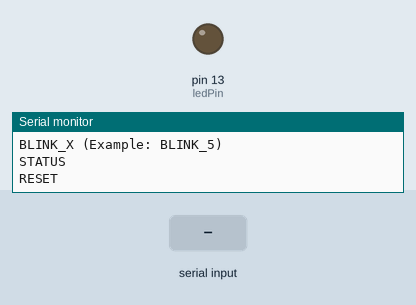
A sketch run on a simulated Arduino Uno, built with avr-gcc and run on an emulated ATmega328P. On the bench: output pins drawn as LEDs (lit = HIGH), the last lines printed to the serial monitor. Inputs (shaded band) come from the test bench.

Above: at 1.2 s.
1.3 s: "LED_ON\n" received over Serial
At 2.2 s:
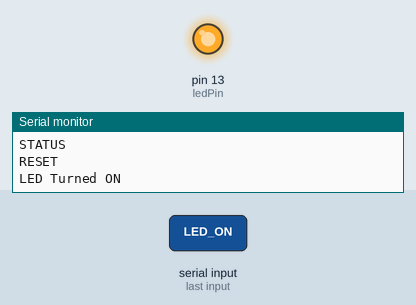
2.8 s: "LED_OFF\n" received over Serial
At 3.4 s:
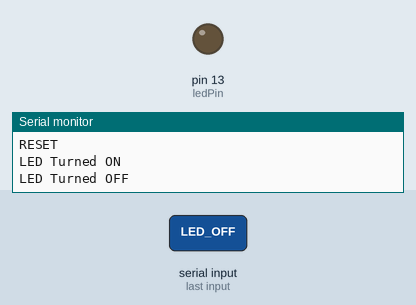
Timing chart, 0 to 5.8 s (numbered marks = the images above; inputs shaded):
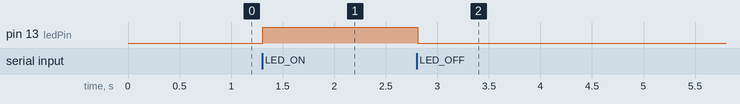

Measured:
- after the input at 1.3 s, pin 13 (ledPin): LOW → HIGH at once
- after the input at 2.8 s, pin 13 (ledPin): HIGH → LOW at once

The sketch:

serialcommandinterface.ino
```cpp
/*
-------------------------------------------------------
Project : Serial Command Controlled LED
Author  : Lakshay Sharma

Description:
This program receives commands from the Serial Monitor
and controls the built-in LED accordingly.

Supported Commands:
1. LED_ON    -> Turns LED ON
2. LED_OFF   -> Turns LED OFF
3. BLINK_X   -> Blinks LED X times (X = 1 to 9)
4. STATUS    -> Displays LED state and blink count
5. RESET     -> Resets blink counter

Any invalid command prints:
ERROR: Unknown command
-------------------------------------------------------
*/

// Built-in LED pin (Pin 13 on Arduino Uno)
const int ledPin = LED_BUILTIN;

// Variable to store the received command
String command = "";

// Counts total number of LED blinks
int blinkCounter = 0;

// Stores current LED state
bool ledState = LOW;

void setup()
{
    // Configure LED pin as OUTPUT
    pinMode(ledPin, OUTPUT);

    // Start Serial Communication at 9600 baud rate
    Serial.begin(9600);

    // Display available commands to the user
    Serial.println("===== Serial LED Controller =====");
    Serial.println("Available Commands:");
    Serial.println("LED_ON");
    Serial.println("LED_OFF");
    Serial.println("BLINK_X (Example: BLINK_5)");
    Serial.println("STATUS");
    Serial.println("RESET");
    Serial.println();
}

void loop()
{
    // Check whether any data is received from Serial Monitor
    if (Serial.available())
    {
        // Read the complete command until Enter is pressed
        command = Serial.readStringUntil('\n');

        // Remove unwanted spaces/newline characters
        command.trim();

        // ---------------- LED ON ----------------
        if (command == "LED_ON")
        {
            // Turn LED ON
            digitalWrite(ledPin, HIGH);

            // Save LED state
            ledState = HIGH;

            Serial.println("LED Turned ON");
        }

        // ---------------- LED OFF ----------------
        else if (command == "LED_OFF")
        {
            // Turn LED OFF
            digitalWrite(ledPin, LOW);

            // Save LED state
            ledState = LOW;

            Serial.println("LED Turned OFF");
        }

        // ---------------- BLINK COMMAND ----------------
        // Check if command starts with "BLINK_"
        else if (command.startsWith("BLINK_"))
        {
            // Extract number after BLINK_
            // Example:
            // BLINK_5 -> 5
            String number = command.substring(6);

            // Convert string into integer
            int times = number.toInt();

            // Validate the blink count
            if (times >= 1 && times <= 9)
            {
                Serial.print("Blinking ");
                Serial.print(times);
                Serial.println(" times");

                // Blink LED specified number of times
                for (int i = 0; i < times; i++)
                {
                    digitalWrite(ledPin, HIGH);
                    delay(500);

                    digitalWrite(ledPin, LOW);
                    delay(500);

                    // Increase blink counter
                    blinkCounter++;
                }

                // LED is OFF after blinking
                ledState = LOW;
            }
            else
            {
                // Invalid blink value
                Serial.println("ERROR: Blink value must be between 1 and 9");
            }
        }

        // ---------------- STATUS COMMAND ----------------
        else if (command == "STATUS")
        {
            Serial.println("----- STATUS -----");

            // Print LED state
            Serial.print("LED State : ");

            if (ledState)
                Serial.println("ON");
            else
                Serial.println("OFF");

            // Print total blink count
            Serial.print("Blink Counter : ");
            Serial.println(blinkCounter);

            Serial.println("------------------");
        }

        // ---------------- RESET COMMAND ----------------
        else if (command == "RESET")
        {
            // Reset blink counter to zero
            blinkCounter = 0;

            Serial.println("Blink Counter Reset");
        }

        // ---------------- UNKNOWN COMMAND ----------------
        else
        {
            // Executed when user enters an invalid command
            Serial.println("ERROR: Unknown command");
        }
    }
}
```
